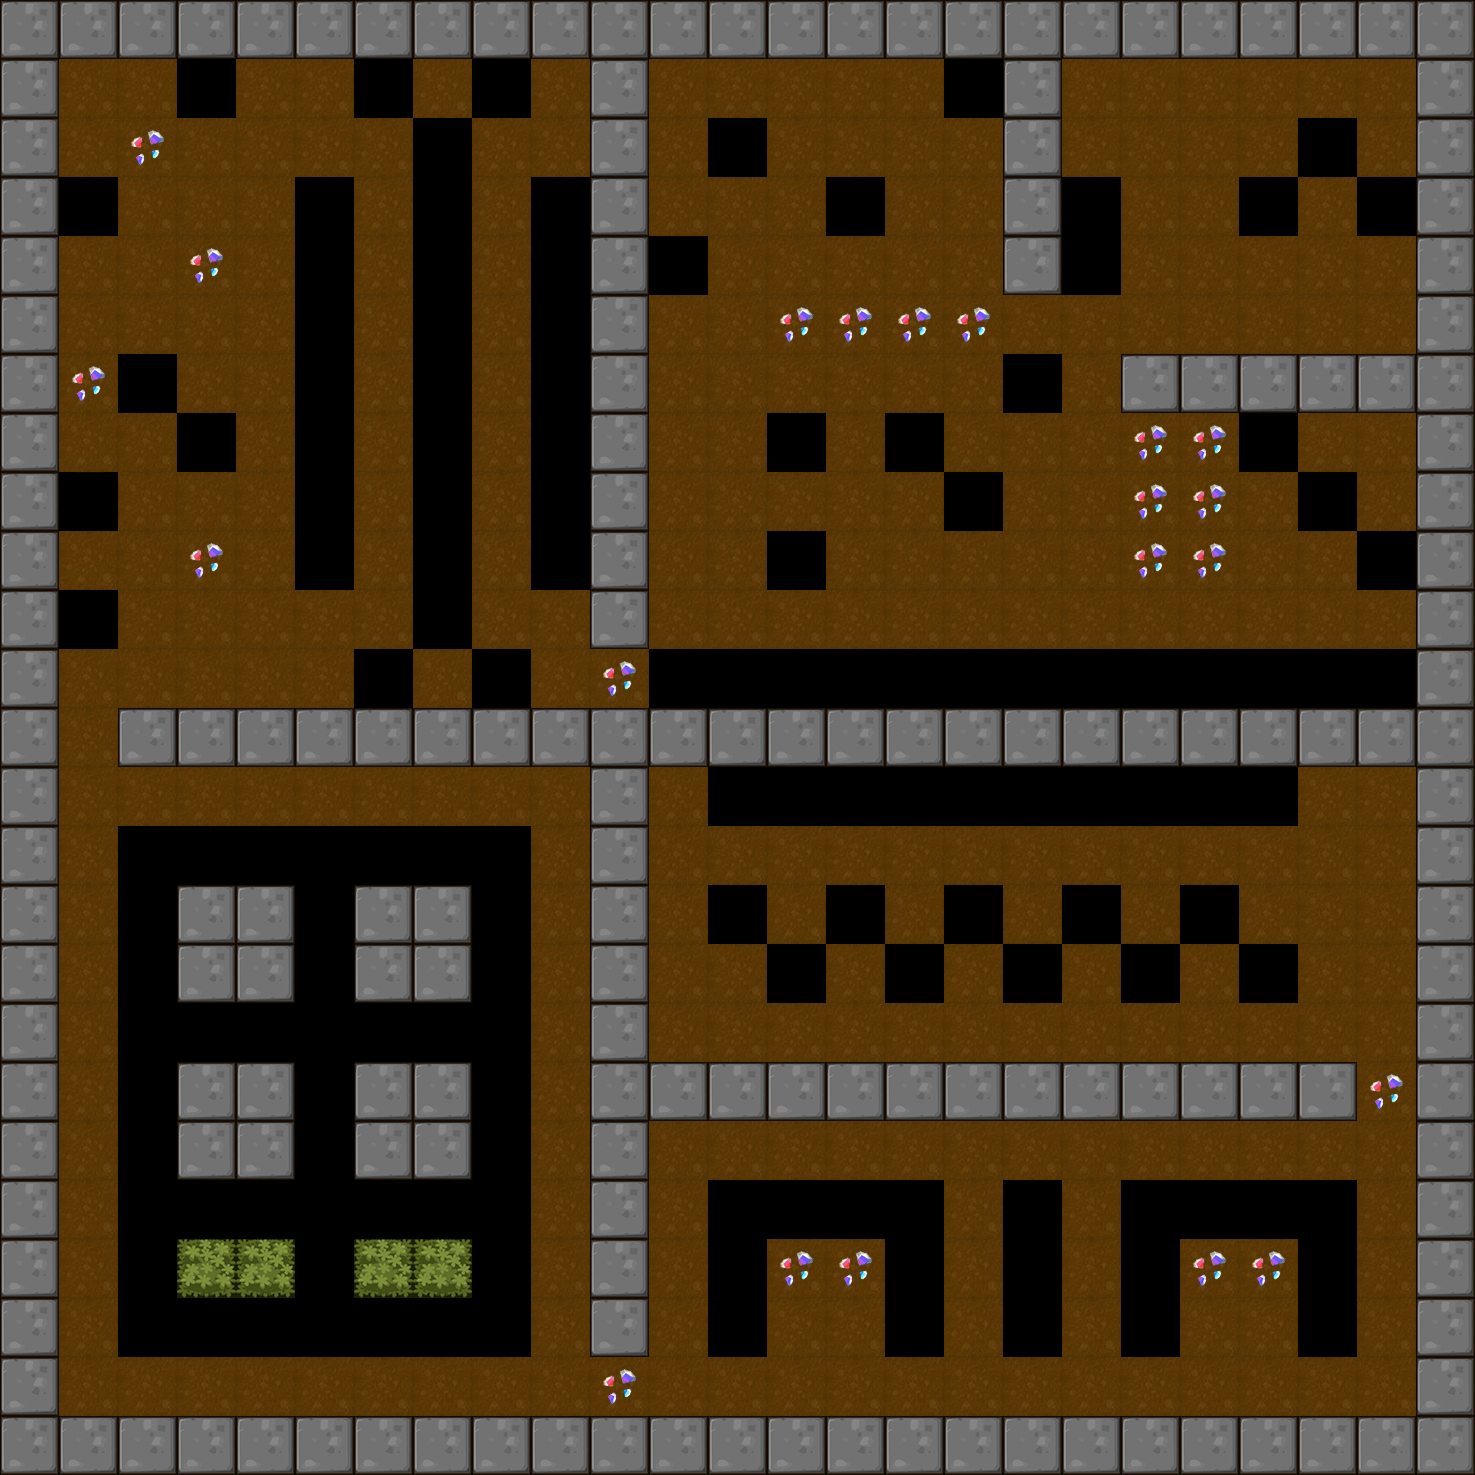

Tiled map render using the project's own tile images. Description and the map definition, with tile-layer contents summarised, below:
An orthogonal 25x25 tile map with 59x59 px tiles, 1 tile layer (BackGround) and 9 objects (4x Shipper, 3x Roller, Player, Hammer).

<map version="1.0" orientation="orthogonal" renderorder="right-down" width="25" height="25" tilewidth="59" tileheight="59">
 <tileset firstgid="1" name="itemmap" tilewidth="59" tileheight="59">
  <image source="tileset2.png" trans="ff00ff" width="354" height="354" />
 </tileset>
 <layer name="BackGround" width="25" height="25">
  <data>[625 cells, 533 non-empty, 12 distinct tile ids]</data>
 </layer>
 <objectgroup name="RobotCharacter">
  <object name="Player" x="1239" y="191.75" width="40" height="40" />
 </objectgroup>
 <objectgroup name="EnemyCharacter">
  <object name="Shipper" type="Shipper" x="1068.71" y="782.758" width="40" height="40" />
  <object name="Hammer" type="Hammer" x="1075.19" y="662.854" width="40" height="40" />
  <object name="Roller" type="Roller" x="309.75" y="1312.75" width="40" height="40" />
  <object name="Shipper" type="Shipper" x="1312.75" y="1312.75" width="40" height="40" />
  <object name="Shipper" type="Shipper" x="899.75" y="1312.75" width="40" height="40" />
  <object name="Shipper" type="Shipper" x="419.121" y="247.516" width="40" height="40" />
  <object name="Roller" type="Roller" x="186.314" y="1010.35" width="40" height="40" />
  <object name="Roller" type="Roller" x="474.692" y="1013.97" width="40" height="40" />
 </objectgroup>
</map>
